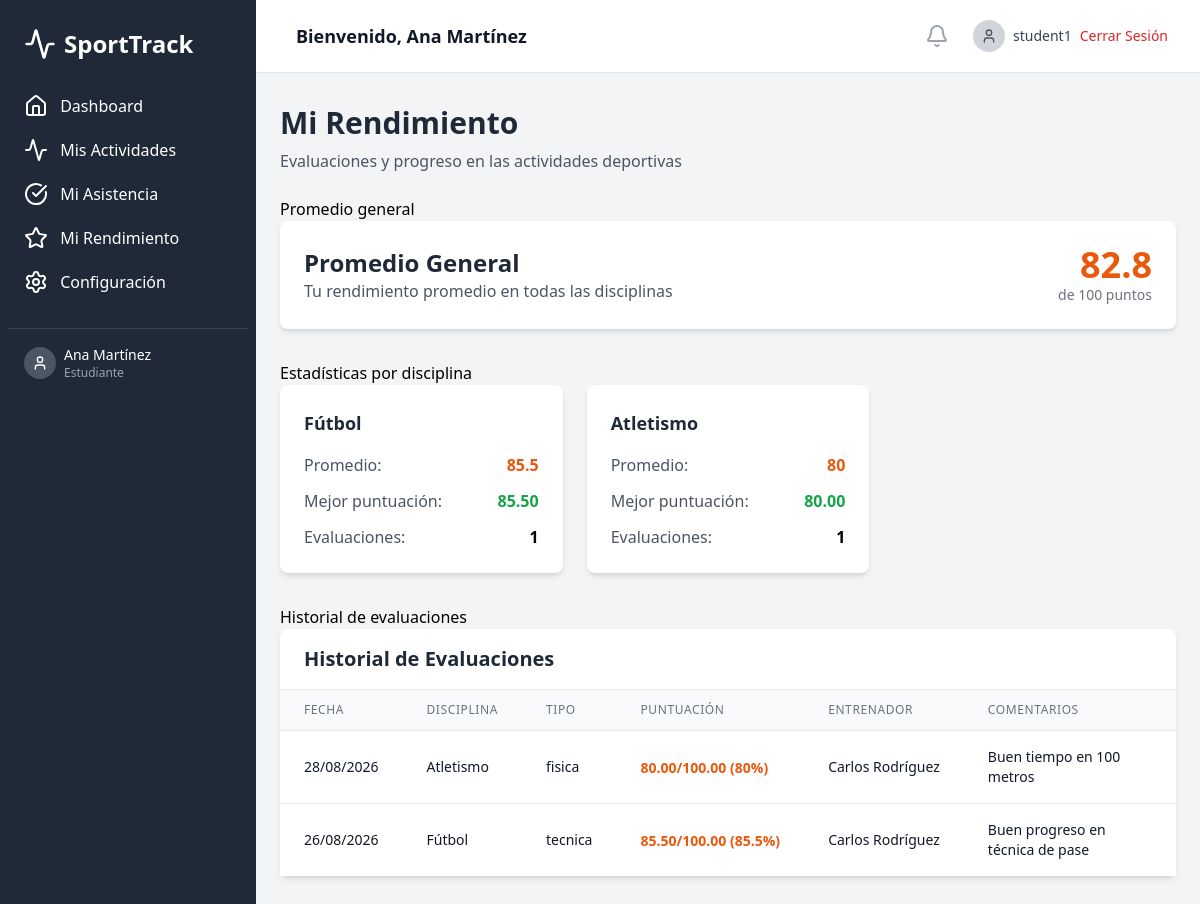
/src/pages/my-performance.php (signed in), run on the app's committed database.
### tables this page shows
CREATE TABLE evaluations (
    id INT AUTO_INCREMENT PRIMARY KEY,
    student_id INT,
    discipline_id INT,
    trainer_id INT,
    evaluation_date DATE,
    score DECIMAL(5,2),
    max_score DECIMAL(5,2) DEFAULT 100.00,
    comments TEXT,
    session_type VARCHAR(100),
    created_at TIMESTAMP DEFAULT CURRENT_TIMESTAMP,
    FOREIGN KEY (student_id) REFERENCES users(id),
    FOREIGN KEY (discipline_id) REFERENCES disciplines(id),
    FOREIGN KEY (trainer_id) REFERENCES users(id)
);

CREATE TABLE disciplines (
    id INT AUTO_INCREMENT PRIMARY KEY,
    name VARCHAR(100) NOT NULL,
    description TEXT,
    created_by INT,
    created_at TIMESTAMP DEFAULT CURRENT_TIMESTAMP,
    FOREIGN KEY (created_by) REFERENCES users(id)
);

CREATE TABLE users (
    id INT AUTO_INCREMENT PRIMARY KEY,
    username VARCHAR(50) UNIQUE NOT NULL,
    password VARCHAR(255) NOT NULL,
    email VARCHAR(100) UNIQUE NOT NULL,
    full_name VARCHAR(100) NOT NULL,
    user_type ENUM('coordinador', 'entrenador', 'estudiante') NOT NULL,
    created_at TIMESTAMP DEFAULT CURRENT_TIMESTAMP,
    updated_at TIMESTAMP DEFAULT CURRENT_TIMESTAMP ON UPDATE CURRENT_TIMESTAMP
);

### src/pages/my-performance.php (the view, shortened to what this page needs)
<?php
$database = new Database();
$pdo = $database->getConnection();
$user = getCurrentUser();
$userId = $user['id'];
$stmt = $pdo->prepare("
    SELECT
        e.evaluation_date,
        e.score,
        e.max_score,
        e.comments,
        e.session_type,
        d.name as discipline_name,
        u.full_name as trainer_name
    FROM evaluations e
    JOIN disciplines d ON e.discipline_id = d.id
    JOIN users u ON e.trainer_id = u.id
    WHERE e.student_id = ?
    ORDER BY e.evaluation_date DESC
    LIMIT 50
");
$stmt->execute([$userId]);
$evaluations = $stmt->fetchAll(PDO::FETCH_ASSOC);
$stmt = $pdo->prepare("
    SELECT
        COUNT(*) as total_evaluations,
        AVG(score) as average_score,
        MAX(score) as best_score,
        MIN(score) as lowest_score,
        d.name as discipline_name
    FROM evaluations e
    JOIN disciplines d ON e.discipline_id = d.id
    WHERE e.student_id = ?
    GROUP BY e.discipline_id, d.name
");
$stmt->execute([$userId]);
$performanceStats = $stmt->fetchAll(PDO::FETCH_ASSOC);
$stmt = $pdo->prepare("
    SELECT AVG(score) as overall_average
    FROM evaluations
    WHERE student_id = ?
");
$stmt->execute([$userId]);
$overallStats = $stmt->fetch(PDO::FETCH_ASSOC);
$overallAverage = $overallStats['overall_average'] ? round($overallStats['overall_average'], 1) : 0;
?>
<!DOCTYPE html>
<html lang="es">
<head>
    <script src="https://cdn.tailwindcss.com"></script>
</head>
<body class="bg-gray-100">
    <div class="flex h-screen bg-gray-100">
        <?php include '../components/sidebar.php'; ?>
        <div class="flex-1 flex flex-col overflow-hidden">
            <?php include '../components/header.php'; ?>
            <main class="flex-1 overflow-x-hidden overflow-y-auto bg-gray-100">
                <div class="container mx-auto px-6 py-8">
                    <div class="mb-6">
                        <h1 class="text-3xl font-bold text-gray-800">Mi Rendimiento</h1>
                        <p class="text-gray-600 mt-2">Evaluaciones y progreso en las actividades deportivas</p>
                    </div>
                     Promedio general
                    <div class="bg-white rounded-lg shadow-md p-6 mb-8">
                        <div class="flex items-center justify-between">
                            <div>
                                <h2 class="text-2xl font-bold text-gray-800">Promedio General</h2>
                                <p class="text-gray-600">Tu rendimiento promedio en todas las disciplinas</p>
                            </div>
                            <div class="text-right">
                                <div class="text-4xl font-bold text-orange-600"><?php echo $overallAverage; ?></div>
                                <div class="text-sm text-gray-500">de 100 puntos</div>
                            </div>
                        </div>
                    </div>
                     Estadísticas por disciplina
                    <?php if (!empty($performanceStats)): ?>
                        <div class="grid gap-6 md:grid-cols-2 lg:grid-cols-3 mb-8">
                            <?php foreach ($performanceStats as $stat): ?>
                                <div class="bg-white rounded-lg shadow-md p-6">
                                    <h3 class="text-lg font-semibold text-gray-800 mb-4"><?php echo htmlspecialchars($stat['discipline_name']); ?></h3>
                                    <div class="space-y-3">
                                        <div class="flex justify-between">
                                            <span class="text-gray-600">Promedio:</span>
                                            <span class="font-semibold text-orange-600"><?php echo round($stat['average_score'], 1); ?></span>
                                        </div>
                                        <div class="flex justify-between">
                                            <span class="text-gray-600">Mejor puntuación:</span>
                                            <span class="font-semibold text-green-600"><?php echo $stat['best_score']; ?></span>
                                        </div>
                                        <div class="flex justify-between">
                                            <span class="text-gray-600">Evaluaciones:</span>
                                            <span class="font-semibold"><?php echo $stat['total_evaluations']; ?></span>
                                        </div>
                                    </div>
                                </div>
                            <?php endforeach; ?>
                        </div>
                    <?php endif; ?>
                     Historial de evaluaciones
                    <div class="bg-white rounded-lg shadow-md">
                        <div class="px-6 py-4 border-b border-gray-200">
                            <h2 class="text-xl font-semibold text-gray-800">Historial de Evaluaciones</h2>
                        </div>
                        <?php if (empty($evaluations)): ?>
                            <div class="p-8 text-center">
                                <div class="text-gray-400 mb-4">
                                    <i data-lucide="star" class="w-16 h-16 mx-auto"></i>
                                </div>
                                <h3 class="text-xl font-semibold text-gray-700 mb-2">No hay evaluaciones registradas</h3>
                                <p class="text-gray-500">Aún no tienes evaluaciones en el sistema.</p>
                            </div>
                        <?php else: ?>
                            <div class="overflow-x-auto">
                                <table class="min-w-full divide-y divide-gray-200">
                                    <thead class="bg-gray-50">
                                        <tr>
                                            <th class="px-6 py-3 text-left text-xs font-medium text-gray-500 uppercase tracking-wider">Fecha</th>
                                            <th class="px-6 py-3 text-left text-xs font-medium text-gray-500 uppercase tracking-wider">Disciplina</th>
                                            <th class="px-6 py-3 text-left text-xs font-medium text-gray-500 uppercase tracking-wider">Tipo</th>
                                            <th class="px-6 py-3 text-left text-xs font-medium text-gray-500 uppercase tracking-wider">Puntuación</th>
                                            <th class="px-6 py-3 text-left text-xs font-medium text-gray-500 uppercase tracking-wider">Entrenador</th>
                                            <th class="px-6 py-3 text-left text-xs font-medium text-gray-500 uppercase tracking-wider">Comentarios</th>
                                        </tr>
                                    </thead>
                                    <tbody class="bg-white divide-y divide-gray-200">
                                        <?php foreach ($evaluations as $evaluation): ?>
                                            <tr>
                                                <td class="px-6 py-4 whitespace-nowrap text-sm text-gray-900">
                                                    <?php echo date('d/m/Y', strtotime($evaluation['evaluation_date'])); ?>
                                                </td>
                                                <td class="px-6 py-4 whitespace-nowrap text-sm text-gray-900">
                                                    <?php echo htmlspecialchars($evaluation['discipline_name']); ?>
                                                </td>
                                                <td class="px-6 py-4 whitespace-nowrap text-sm text-gray-900">
                                                    <?php echo htmlspecialchars($evaluation['session_type'] ?? 'Evaluación'); ?>
                                                </td>
                                                <td class="px-6 py-4 whitespace-nowrap">
                                                    <?php
                                                    $percentage = ($evaluation['score'] / $evaluation['max_score']) * 100;
                                                    $scoreClass = '';
                                                    if ($percentage >= 90) $scoreClass = 'text-green-600';
                                                    elseif ($percentage >= 70) $scoreClass = 'text-orange-600';
                                                    else $scoreClass = 'text-red-600';
                                                    ?>
                                                    <span class="text-sm font-semibold <?php echo $scoreClass; ?>">
                                                        <?php echo $evaluation['score']; ?>/<?php echo $evaluation['max_score']; ?>
                                                        (<?php echo round($percentage, 1); ?>%)
                                                    </span>
                                                </td>
                                                <td class="px-6 py-4 whitespace-nowrap text-sm text-gray-900">
                                                    <?php echo htmlspecialchars($evaluation['trainer_name']); ?>
                                                </td>
                                                <td class="px-6 py-4 text-sm text-gray-900">
                                                    <?php echo htmlspecialchars($evaluation['comments'] ?? '-'); ?>
                                                </td>
                                            </tr>
                                        <?php endforeach; ?>
                                    </tbody>
                                </table>
                            </div>
                        <?php endif; ?>
                    </div>
                </div>
            </main>
        </div>
    </div>
</body>
</html>

### data on the page
evaluations: evaluation_date "28/08/2026", discipline.name "Atletismo", session_type "fisica", score "80.00", max_score "100.00", percentage "80", trainer.full_name "Carlos Rodríguez", comments "Buen tiempo en 100 metros"
evaluations: evaluation_date "26/08/2026", discipline.name "Fútbol", session_type "tecnica", score "85.50", max_score "100.00", percentage "85.5", trainer.full_name "Carlos Rodríguez", comments "Buen progreso en técnica de pase"

### other printed values
$item['text'] "Dashboard"
$item['text'] "Mis Actividades"
$item['text'] "Mi Asistencia"
$item['text'] "Mi Rendimiento"
$item['text'] "Configuración"
$user['full_name'] "Ana Martínez"
$user['user_type'] "Estudiante"
$user['username'] "student1"
$overallAverage "82.8"
$stat['discipline_name'] "Fútbol"
$stat['average_score'] "85.5"
$stat['best_score'] "85.50"
$stat['total_evaluations'] "1"
$stat['discipline_name'] "Atletismo"
$stat['average_score'] "80"
